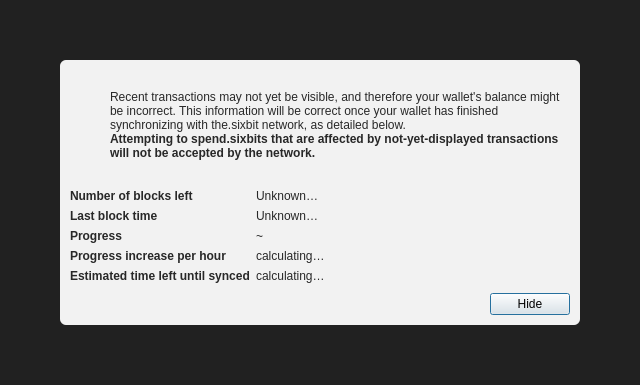
<?xml version="1.0" encoding="UTF-8"?>
<ui version="4.0">
 <class>ModalOverlay</class>
 <widget class="QWidget" name="ModalOverlay">
  <property name="geometry">
   <rect>
    <x>0</x>
    <y>0</y>
    <width>640</width>
    <height>385</height>
   </rect>
  </property>
  <property name="windowTitle">
   <string>Form</string>
  </property>
  <layout class="QVBoxLayout" name="verticalLayout" stretch="0">
   <property name="sizeConstraint">
    <enum>QLayout::SetDefaultConstraint</enum>
   </property>
   <property name="leftMargin">
    <number>0</number>
   </property>
   <property name="topMargin">
    <number>0</number>
   </property>
   <property name="rightMargin">
    <number>0</number>
   </property>
   <property name="bottomMargin">
    <number>0</number>
   </property>
   <item>
    <widget class="QWidget" name="bgWidget" native="true">
     <property name="styleSheet">
      <string notr="true">#bgWidget { background: rgba(0,0,0,220); }</string>
     </property>
     <layout class="QVBoxLayout" name="verticalLayoutMain" stretch="1">
      <property name="leftMargin">
       <number>60</number>
      </property>
      <property name="topMargin">
       <number>60</number>
      </property>
      <property name="rightMargin">
       <number>60</number>
      </property>
      <property name="bottomMargin">
       <number>60</number>
      </property>
      <item>
       <widget class="QWidget" name="contentWidget" native="true">
        <property name="styleSheet">
         <string notr="true">#contentWidget { background: rgba(255,255,255,240); border-radius: 6px; }

QLabel { color: rgb(40,40,40);  }</string>
        </property>
        <layout class="QVBoxLayout" name="verticalLayoutSub" stretch="1,0,0,0">
         <property name="spacing">
          <number>0</number>
         </property>
         <property name="leftMargin">
          <number>10</number>
         </property>
         <property name="topMargin">
          <number>10</number>
         </property>
         <property name="rightMargin">
          <number>10</number>
         </property>
         <property name="bottomMargin">
          <number>10</number>
         </property>
         <item>
          <layout class="QHBoxLayout" name="horizontalLayoutIconText" stretch="0,1">
           <property name="topMargin">
            <number>20</number>
           </property>
           <item>
            <layout class="QVBoxLayout" name="verticalLayoutIcon">
             <property name="leftMargin">
              <number>0</number>
             </property>
             <item>
              <widget class="QPushButton" name="warningIcon">
               <property name="enabled">
                <bool>false</bool>
               </property>
               <property name="text">
                <string/>
               </property>
               <property name="icon">
                <iconset>
                 <normaloff>:/icons/warning</normaloff>
                 <disabledoff>:/icons/warning</disabledoff>:/icons/warning</iconset>
               </property>
               <property name="iconSize">
                <size>
                 <width>48</width>
                 <height>48</height>
                </size>
               </property>
               <property name="flat">
                <bool>true</bool>
               </property>
              </widget>
             </item>
             <item>
              <spacer name="verticalSpacerWarningIcon">
               <property name="orientation">
                <enum>Qt::Vertical</enum>
               </property>
               <property name="sizeHint" stdset="0">
                <size>
                 <width>20</width>
                 <height>40</height>
                </size>
               </property>
              </spacer>
             </item>
            </layout>
           </item>
           <item>
            <layout class="QVBoxLayout" name="verticalLayoutInfoText">
             <property name="leftMargin">
              <number>0</number>
             </property>
             <property name="topMargin">
              <number>0</number>
             </property>
             <item>
              <widget class="QLabel" name="infoText">
               <property name="text">
                <string>Recent transactions may not yet be visible, and therefore your wallet's balance might be incorrect. This information will be correct once your wallet has finished synchronizing with the.sixbit network, as detailed below.</string>
               </property>
               <property name="textFormat">
                <enum>Qt::RichText</enum>
               </property>
               <property name="wordWrap">
                <bool>true</bool>
               </property>
              </widget>
             </item>
             <item>
              <widget class="QLabel" name="infoTextStrong">
               <property name="font">
                <font>
                 <weight>75</weight>
                 <bold>true</bold>
                </font>
               </property>
               <property name="text">
                <string>Attempting to spend.sixbits that are affected by not-yet-displayed transactions will not be accepted by the network.</string>
               </property>
               <property name="textFormat">
                <enum>Qt::RichText</enum>
               </property>
               <property name="wordWrap">
                <bool>true</bool>
               </property>
              </widget>
             </item>
             <item>
              <spacer name="verticalSpacerInTextSpace">
               <property name="orientation">
                <enum>Qt::Vertical</enum>
               </property>
               <property name="sizeHint" stdset="0">
                <size>
                 <width>20</width>
                 <height>40</height>
                </size>
               </property>
              </spacer>
             </item>
            </layout>
           </item>
          </layout>
         </item>
         <item>
          <spacer name="verticalSpacerAfterText">
           <property name="orientation">
            <enum>Qt::Vertical</enum>
           </property>
           <property name="sizeHint" stdset="0">
            <size>
             <width>20</width>
             <height>40</height>
            </size>
           </property>
          </spacer>
         </item>
         <item>
          <layout class="QFormLayout" name="formLayout">
           <property name="fieldGrowthPolicy">
            <enum>QFormLayout::FieldsStayAtSizeHint</enum>
           </property>
           <property name="horizontalSpacing">
            <number>6</number>
           </property>
           <property name="verticalSpacing">
            <number>6</number>
           </property>
           <property name="topMargin">
            <number>10</number>
           </property>
           <item row="0" column="0">
            <widget class="QLabel" name="labelNumberOfBlocksLeft">
             <property name="font">
              <font>
               <weight>75</weight>
               <bold>true</bold>
              </font>
             </property>
             <property name="text">
              <string>Number of blocks left</string>
             </property>
            </widget>
           </item>
           <item row="0" column="1">
            <widget class="QLabel" name="numberOfBlocksLeft">
             <property name="text">
              <string>Unknown…</string>
             </property>
            </widget>
           </item>
           <item row="1" column="0">
            <widget class="QLabel" name="labelLastBlockTime">
             <property name="font">
              <font>
               <weight>75</weight>
               <bold>true</bold>
              </font>
             </property>
             <property name="text">
              <string>Last block time</string>
             </property>
            </widget>
           </item>
           <item row="1" column="1">
            <widget class="QLabel" name="newestBlockDate">
             <property name="sizePolicy">
              <sizepolicy hsizetype="Maximum" vsizetype="Preferred">
               <horstretch>0</horstretch>
               <verstretch>0</verstretch>
              </sizepolicy>
             </property>
             <property name="text">
              <string>Unknown…</string>
             </property>
            </widget>
           </item>
           <item row="2" column="0">
            <widget class="QLabel" name="labelSyncDone">
             <property name="font">
              <font>
               <weight>75</weight>
               <bold>true</bold>
              </font>
             </property>
             <property name="text">
              <string>Progress</string>
             </property>
            </widget>
           </item>
           <item row="2" column="1">
            <layout class="QHBoxLayout" name="horizontalLayoutSync" stretch="0,1">
             <item>
              <widget class="QLabel" name="percentageProgress">
               <property name="text">
                <string notr="true">~</string>
               </property>
              </widget>
             </item>
            </layout>
           </item>
           <item row="4" column="0">
            <widget class="QLabel" name="labelProgressIncrease">
             <property name="font">
              <font>
               <weight>75</weight>
               <bold>true</bold>
              </font>
             </property>
             <property name="text">
              <string>Progress increase per hour</string>
             </property>
            </widget>
           </item>
           <item row="4" column="1">
            <widget class="QLabel" name="progressIncreasePerH">
             <property name="text">
              <string>calculating…</string>
             </property>
            </widget>
           </item>
           <item row="5" column="0">
            <widget class="QLabel" name="labelEstimatedTimeLeft">
             <property name="font">
              <font>
               <weight>75</weight>
               <bold>true</bold>
              </font>
             </property>
             <property name="text">
              <string>Estimated time left until synced</string>
             </property>
            </widget>
           </item>
           <item row="5" column="1">
            <widget class="QLabel" name="expectedTimeLeft">
             <property name="text">
              <string>calculating…</string>
             </property>
            </widget>
           </item>
          </layout>
         </item>
         <item>
          <layout class="QHBoxLayout" name="horizontalLayoutButtons">
           <property name="leftMargin">
            <number>10</number>
           </property>
           <property name="topMargin">
            <number>10</number>
           </property>
           <item>
            <spacer name="horizontalSpacer">
             <property name="orientation">
              <enum>Qt::Horizontal</enum>
             </property>
             <property name="sizeHint" stdset="0">
              <size>
               <width>40</width>
               <height>20</height>
              </size>
             </property>
            </spacer>
           </item>
           <item>
            <widget class="QPushButton" name="closeButton">
             <property name="text">
              <string>Hide</string>
             </property>
             <property name="shortcut">
              <string>Esc</string>
             </property>
             <property name="focusPolicy">
              <enum>Qt::StrongFocus</enum>
             </property>
             <property name="default">
              <bool>true</bool>
             </property>
            </widget>
           </item>
          </layout>
         </item>
        </layout>
       </widget>
      </item>
     </layout>
    </widget>
   </item>
  </layout>
 </widget>
 <resources/>
 <connections/>
</ui>
